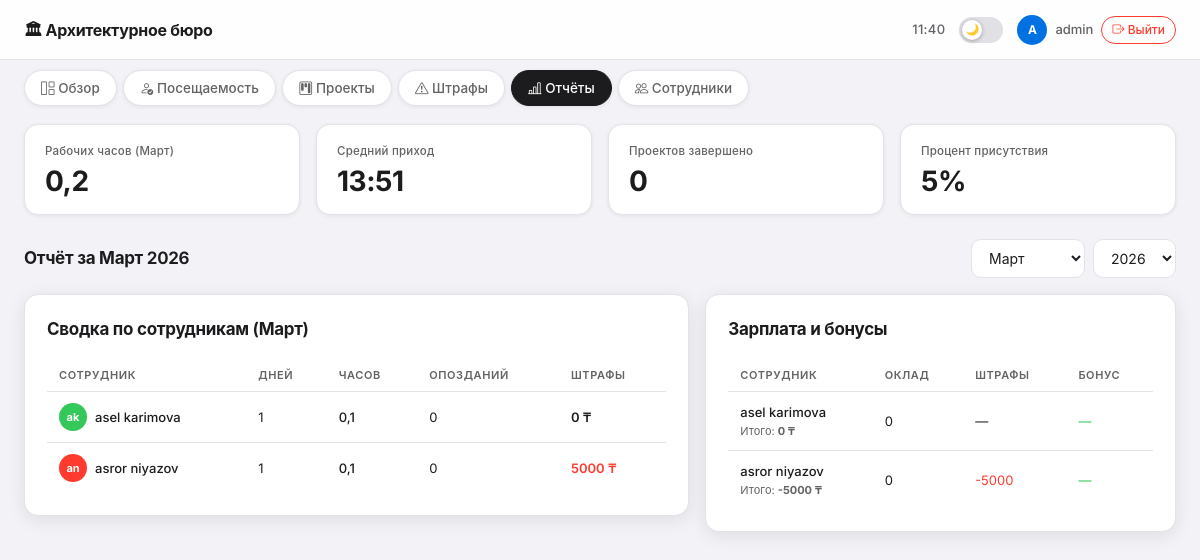
The app's page /reports/ (signed in) with its own data.
### bureau/models.py (models this page shows, shortened)
class Employee(models.Model):
    POSITION_CHOICES = [
        ('architect', 'Архитектор'),
        ('lead_architect', 'Ведущий архитектор'),
        ('designer', 'Дизайнер'),
        ('constructor', 'Конструктор'),
        ('manager', 'Менеджер'),
        ('intern', 'Стажёр'),
    ]
    user = models.OneToOneField(User, on_delete=models.CASCADE, null=True, blank=True, verbose_name='Пользователь', related_name='employee_profile')
    full_name = models.CharField(max_length=200, verbose_name='ФИО')
    position = models.CharField(max_length=50, choices=POSITION_CHOICES, verbose_name='Должность')
    avatar = models.ImageField(upload_to='avatars/', blank=True, null=True, verbose_name='Аватар')
    salary = models.DecimalField(max_digits=12, decimal_places=2, verbose_name='Оклад (тенге)')
    phone = models.CharField(max_length=20, blank=True, verbose_name='Телефон')
    email = models.EmailField(blank=True, verbose_name='Email')
    hire_date = models.DateField(default=datetime.date.today, verbose_name='Дата найма')
    is_active = models.BooleanField(default=True, verbose_name='Активен')
    created_at = models.DateTimeField(auto_now_add=True)
    def get_initials(self):
        parts = self.full_name.split()
        if len(parts) >= 2:
            return f"{parts[0][0]}{parts[1][0]}"
        return self.full_name[:2].upper()
    class Meta:
        verbose_name = 'Сотрудник'
        verbose_name_plural = 'Сотрудники'
        ordering = ['full_name']

### bureau/views.py (the view)
    def _wrapped_view(request, *args, **kwargs):
        if not request.user.is_superuser:
            try:
                profile = request.user.employee_profile
                return redirect('employee_detail', pk=profile.id)
            except Employee.DoesNotExist:
                return redirect('logout')
        return view_func(request, *args, **kwargs)

### bureau/models.py (called while the page is built)
    def get_hours_worked(self):
        if self.check_in and self.check_out:
            check_in_dt = datetime.datetime.combine(self.date, self.check_in)
            check_out_dt = datetime.datetime.combine(self.date, self.check_out)
            delta = check_out_dt - check_in_dt
            return round(delta.total_seconds() / 3600, 1)
        return 0

### bureau/views.py (called while the page is built)
def admin_only(view_func):
    def _wrapped_view(request, *args, **kwargs):
        if not request.user.is_superuser:
            try:
                profile = request.user.employee_profile
                return redirect('employee_detail', pk=profile.id)
            except Employee.DoesNotExist:
                return redirect('logout')
        return view_func(request, *args, **kwargs)
    return _wrapped_view

### templates/bureau/reports.html (shortened to what this page needs)
{% extends "bureau/base.html" %}
{% block content %}
<div class="row g-3 mb-4">
  <div class="col-6 col-md-3">
    <div class="stat-card">
      <div class="stat-label">Рабочих часов ({{ month_name }})</div>
      <div class="stat-value">{{ total_hours_all }}</div>
    </div>
  </div>
  <div class="col-6 col-md-3">
    <div class="stat-card">
      <div class="stat-label">Средний приход</div>
      <div class="stat-value">{{ avg_checkin|default:"—" }}</div>
    </div>
  </div>
  <div class="col-6 col-md-3">
    <div class="stat-card">
      <div class="stat-label">Проектов завершено</div>
      <div class="stat-value">{{ completed_projects }}</div>
    </div>
  </div>
  <div class="col-6 col-md-3">
    <div class="stat-card">
      <div class="stat-label">Процент присутствия</div>
      <div class="stat-value">{{ attendance_pct }}%</div>
    </div>
  </div>
</div>
<div class="d-flex justify-content-between align-items-center mb-3 flex-wrap gap-2">
  <div class="section-title mb-0">Отчёт за {{ month_name }} {{ year }}</div>
  <form method="get" class="d-flex gap-2">
    <select name="month" class="form-apple" style="width:auto;" onchange="this.form.submit()">
      <option value="3"  {% if month == 3  %}selected{% endif %}>Март</option>
    </select>
    <select name="year" class="form-apple" style="width:auto;" onchange="this.form.submit()">
      <option value="2026" {% if year == 2026 %}selected{% endif %}>2026</option>
    </select>
  </form>
</div>
<div class="row g-3">
  <div class="col-lg-7">
    <div class="card-premium">
      <div class="section-title">Сводка по сотрудникам ({{ month_name }})</div>
      <div class="table-scroll">
        <table class="table-premium">
          <thead>
            <tr>
              <th>Сотрудник</th>
              <th>Дней</th>
              <th>Часов</th>
              <th>Опозданий</th>
              <th>Штрафы</th>
            </tr>
          </thead>
          <tbody>
            {% for s in employee_stats %}
            <tr>
              <td>
                <a href="/employee/{{ s.employee.id }}/?month={{ month }}&year={{ year }}" class="emp-link">
                  <div class="d-flex align-items-center gap-2">
                    <div class="avatar avatar-sm" data-empid="{{ s.employee.id }}">{{ s.employee.get_initials }}</div>
                    <div style="font-size:13px;font-weight:500;" class="emp-name">{{ s.employee.full_name }}</div>
                  </div>
                </a>
              </td>
              <td style="font-size:13px;">{{ s.days_worked }}</td>
              <td style="font-size:13px;font-weight:500;">{{ s.hours_worked }}</td>
              <td style="font-size:13px;">{{ s.lates }}</td>
              <td style="font-size:13px;font-weight:600;{% if s.fines_total > 0 %}color:var(--danger);{% endif %}">
                {% if s.fines_total > 0 %}{{ s.fines_total|floatformat:0 }} ₸{% else %}0 ₸{% endif %}
              </td>
            </tr>
            {% empty %}
            <tr><td colspan="5" style="text-align:center;color:var(--text-secondary);padding:24px;">Нет данных</td></tr>
            {% endfor %}
          </tbody>
        </table>
      </div>
    </div>
  </div>
  <div class="col-lg-5">
    <div class="card-premium">
      <div class="section-title">Зарплата и бонусы</div>
      <div class="table-scroll">
        <table class="table-premium">
          <thead>
            <tr>
              <th>Сотрудник</th>
              <th>Оклад</th>
              <th>Штрафы</th>
              <th>Бонус</th>
            </tr>
          </thead>
          <tbody>
            {% for s in employee_stats %}
            <tr>
              <td>
                <a href="/employee/{{ s.employee.id }}/?month={{ month }}&year={{ year }}" class="emp-link">
                  <div style="font-size:13px;font-weight:500;" class="emp-name">{{ s.employee.full_name }}</div>
                </a>
                <div style="font-size:11px;color:var(--text-secondary);">
                  Итого: <b>{{ s.net_salary|floatformat:0 }} ₸</b>
                </div>
              </td>
              <td style="font-size:13px;">{{ s.employee.salary|floatformat:0 }}</td>
              <td style="font-size:13px;{% if s.fines_total > 0 %}color:var(--danger);{% endif %}">
                {% if s.fines_total > 0 %}-{{ s.fines_total|floatformat:0 }}{% else %}—{% endif %}
              </td>
              <td style="font-size:13px;color:var(--success);">
                {% if s.bonus_total > 0 %}+{{ s.bonus_total|floatformat:0 }}{% else %}—{% endif %}
              </td>
            </tr>
            {% empty %}
            <tr><td colspan="4" style="text-align:center;color:var(--text-secondary);padding:16px;">Нет данных</td></tr>
            {% endfor %}
          </tbody>
        </table>
      </div>
    </div>
  </div>
</div>
{% endblock %}

### templates/bureau/base.html (shortened to what this page needs)
<!DOCTYPE html>
<html lang="ru" data-theme="light">
<head>
  <link href="https://cdn.jsdelivr.net/npm/bootstrap@5.3.2/dist/css/bootstrap.min.css" rel="stylesheet"/>
  <link href="https://cdn.jsdelivr.net/npm/bootstrap-icons@1.11.3/font/bootstrap-icons.css" rel="stylesheet"/>
</head>
<body>
  <div class="topbar">
    <div class="topbar-left">
      <span class="topbar-title">🏛 Архитектурное бюро</span>
    </div>
    <div class="topbar-right">
      <span class="topbar-time" id="live-time"></span>
      <label class="theme-toggle" title="Тёмный / светлый режим">
        <div class="track"></div>
        <div class="thumb" id="theme-thumb">🌙</div>
      </label>
      {% if user.is_authenticated %}
      <div class="topbar-user">
        <div class="u-avatar">{{ user.username|first|upper }}</div>
        <span class="u-name" style="font-size:13px;color:var(--text-secondary);">{{ user.username }}</span>
        <a href="/logout/" class="btn-logout"><i class="bi bi-box-arrow-right"></i> Выйти</a>
      </div>
      {% endif %}
    </div>
  </div>
  {% if user.is_superuser %}
  <div class="tab-nav">
    <a href="/" class="tab-btn {% if tab == 'overview' %}active{% endif %}">
      <i class="bi bi-grid-1x2"></i> Обзор
    </a>
    <a href="/attendance/" class="tab-btn {% if tab == 'attendance' %}active{% endif %}">
      <i class="bi bi-person-check"></i> Посещаемость
    </a>
    <a href="/projects/" class="tab-btn {% if tab == 'projects' %}active{% endif %}">
      <i class="bi bi-kanban"></i> Проекты
    </a>
    <a href="/fines/" class="tab-btn {% if tab == 'fines' %}active{% endif %}">
      <i class="bi bi-exclamation-triangle"></i> Штрафы
    </a>
    <a href="/reports/" class="tab-btn {% if tab == 'reports' %}active{% endif %}">
      <i class="bi bi-bar-chart-line"></i> Отчёты
    </a>
    <a href="/employees/" class="tab-btn {% if tab == 'employees' %}active{% endif %}">
      <i class="bi bi-people"></i> Сотрудники
    </a>
  </div>
  {% endif %}
  <div class="main-content">
    {% block content %}{% endblock %}
  </div>
</body>
</html>

### records on screen
Employee: employee.get_initials "ak", employee.full_name "asel karimova", days_worked "1", hours_worked "0,1", lates "0", shows "0 ₸", net_salary "0", employee.salary "0"
Employee: employee.get_initials "an", employee.full_name "asror niyazov", days_worked "1", hours_worked "0,1", lates "0", fines_total "5000", net_salary "-5000", employee.salary "0"

### other values on screen
{{ user.username|first|upper }} "A"
{{ user.username }} "admin"
{{ month_name }} "Март"
{{ total_hours_all }} "0,2"
{{ avg_checkin|default:"—" }} "13:51"
{{ completed_projects }} "0"
{{ attendance_pct }} "5"
{{ year }} "2026"
